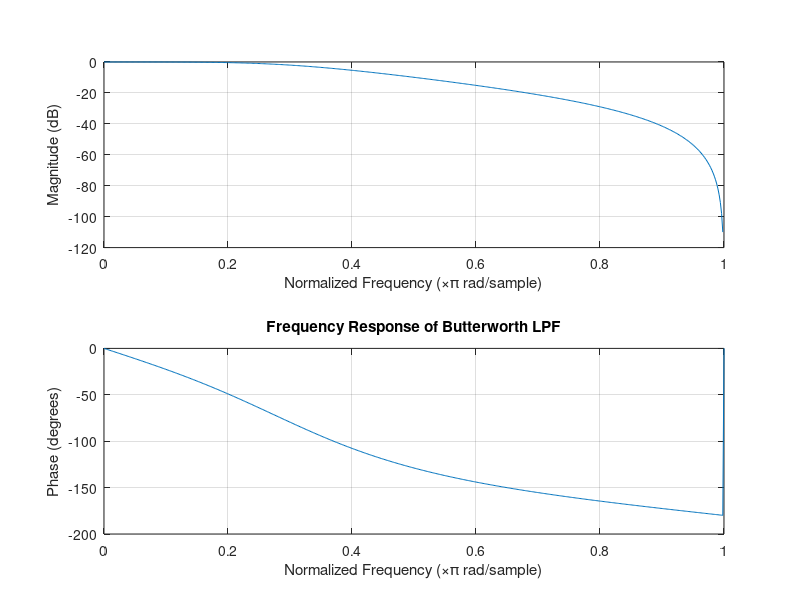
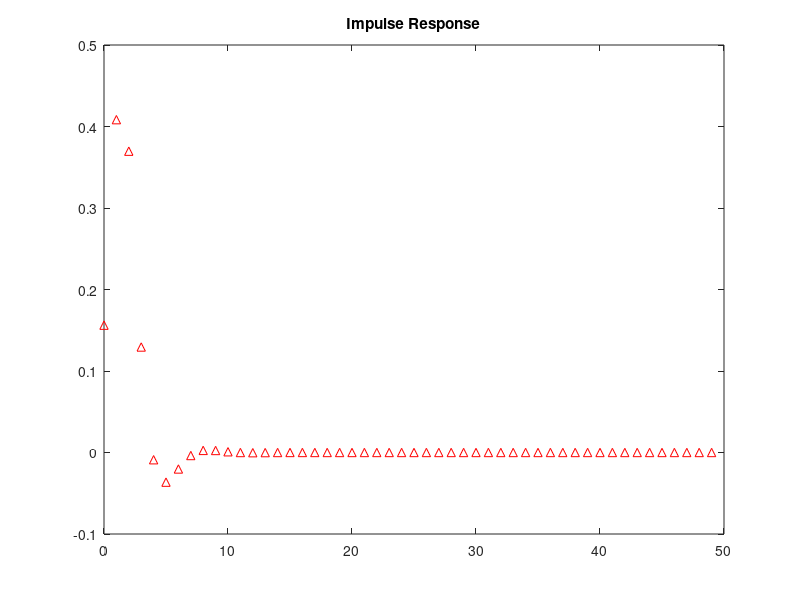

Reproduce these figures in MATLAB, in order. (Note: this script raises an error after producing the figures.)
clc;
clear;
close all;

%% Filter Specifications
Fs = 8000;          % Sampling Frequency (Hz)
Fp = 1000;          % Passband Frequency (Hz)
Fst = 3000;         % Stopband Frequency (Hz)
Rp = 1;             % Passband Ripple (dB)
Rs = 20;            % Stopband Attenuation (dB)

%% Normalize Frequencies
Wp = Fp/(Fs/2);     % Normalized Passband Frequency
Ws = Fst/(Fs/2);    % Normalized Stopband Frequency

%% Find Minimum Filter Order
[N, Wn] = buttord(Wp, Ws, Rp, Rs);

%% Design Butterworth Low-Pass Filter
[b, a] = butter(N, Wn, 'low');

%% Frequency Response
figure;
freqz(b, a);
title('Frequency Response of Butterworth LPF');

%% Impulse Response
figure;
impz(b, a, 50);
title('Impulse Response');

%% Step Response
figure;
stepz(b, a);
title('Step Response');

%% Pole-Zero Plot
figure;
zplane(b, a);
title('Pole-Zero Plot');

%% Display Filter Parameters
fprintf('\nButterworth Low-Pass Filter Design\n');
fprintf('----------------------------------\n');
fprintf('Sampling Frequency      = %d Hz\n', Fs);
fprintf('Passband Frequency      = %d Hz\n', Fp);
fprintf('Stopband Frequency      = %d Hz\n', Fst);
fprintf('Passband Ripple         = %d dB\n', Rp);
fprintf('Stopband Attenuation    = %d dB\n', Rs);
fprintf('Minimum Filter Order(N) = %d\n', N);
fprintf('Cutoff Frequency (Wn)   = %.4f\n', Wn);
